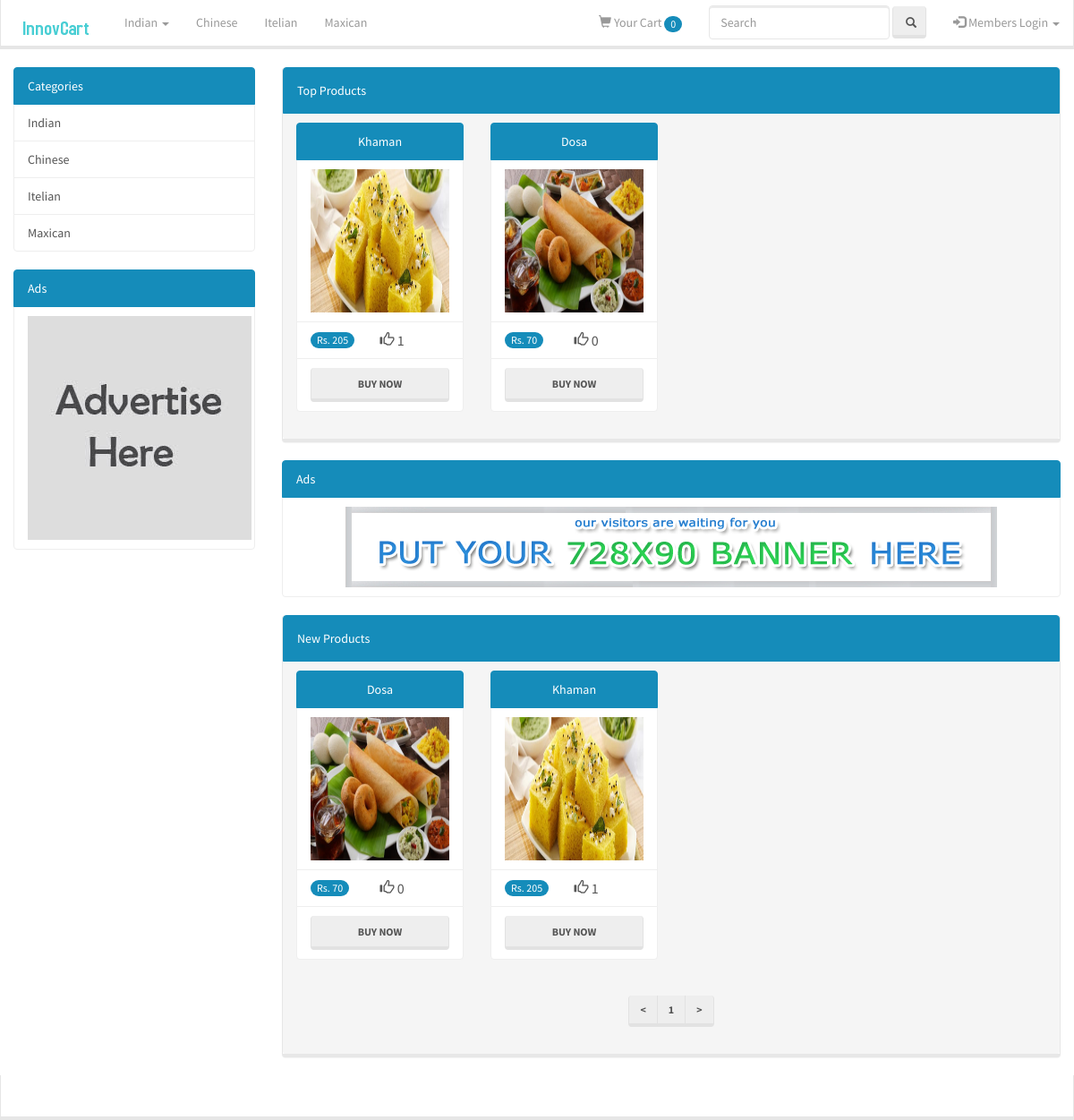
The page / on the database its author committed.
### tables this page shows
CREATE TABLE `website_attrib` (
  `web_name` varchar(100) NOT NULL,
  `web_title` varchar(100) NOT NULL,
  `web_des` text NOT NULL,
  `web_robots` enum('follow,index','nofollow,index','follow,index','nofollow,noindex') NOT NULL DEFAULT 'follow,index',
  `web_copy` varchar(100) NOT NULL,
  `web_keywords` text NOT NULL,
  `web_facebook` varchar(400) NOT NULL,
  `web_id` int(11) NOT NULL,
  `web_fev` varchar(200) DEFAULT NULL,
  `web_logo` varchar(200) DEFAULT NULL,
  `pageviews` int(11) NOT NULL DEFAULT '0',
  `ads_click` int(11) NOT NULL DEFAULT '0'
);

CREATE TABLE `categories` (
  `cat_id` int(11) NOT NULL,
  `cat_name` varchar(100) NOT NULL,
  `cat_robots` enum('follow,index','follow,noindex','nofollow,noindex','nofollow,index') NOT NULL DEFAULT 'follow,index',
  `cat_description` varchar(200) NOT NULL,
  `cat_keywords` varchar(200) NOT NULL
);

CREATE TABLE `ads` (
  `ad_id` int(11) NOT NULL,
  `ad_type` enum('72890','250250','60090','') NOT NULL,
  `ad_link` varchar(200) NOT NULL,
  `ad_imglink` varchar(200) NOT NULL,
  `ad_clicks` int(11) NOT NULL DEFAULT '0'
);

CREATE TABLE `videos` (
  `vid_id` int(11) NOT NULL,
  `subcat_id` int(11) NOT NULL,
  `cat_name` varchar(100) NOT NULL,
  `views` int(11) DEFAULT '0',
  `likes` int(11) NOT NULL DEFAULT '0',
  `snapshot_link` varchar(500) DEFAULT NULL,
  `vid_name` text NOT NULL,
  `vid_keywords` varchar(200) NOT NULL,
  `vid_robots` enum('follow,index','nofollow,index','follow,noindex','nofollow,noindex') NOT NULL DEFAULT 'follow,index',
  `vid_by` varchar(200) NOT NULL,
  `vid_price` float NOT NULL,
  `vid_quant` int(11) NOT NULL,
  `vid_desc` text NOT NULL,
  `vid_color` varchar(20) NOT NULL,
  `vid_weight` varchar(10) NOT NULL,
  `vid_size` varchar(20) NOT NULL
);

### menu.php (the view, shortened to what this page needs)
<nav class="navbar navbar-inverse" style="border-radius: 0px;">
  <div class="container-fluid">
    <div class="navbar-header">
      <a class="navbar-brand" href="index.php"><?php
	  if($weblogo==NULL)
		  echo $website_name;
	  else
		echo '<img src="'.$weblogo.'">'; ?></a>
    </div>
	<?php
	$sql="SELECT * FROM categories";
	$result=$conn->query($sql);
	while($row=$result->fetch_assoc()){
		$catname=$row['cat_name'];
		$subsql="SELECT * FROM subcat WHERE cat_name='$catname'";
		$subresult=$conn->query($subsql);
		echo '<ul class="nav navbar-nav">
				<li class="dropdown">';
		if($subresult->num_rows > 0){
			echo '<a class="dropdown-toggle" data-toggle="dropdown"> '.$row['cat_name'];
			echo'		<span class="caret"></span></a>
				<ul class="dropdown-menu" style="width:200%">';
			echo'</ul></a> ';
		}else{
			echo '<a href="viewsubcat.php?catid='.$row['cat_name'].'"> '.$row['cat_name'].'</a>';
		}
		echo '
			  </li>
			</ul>';
	}
	?>
    <ul class="nav navbar-nav navbar-right">
		  <?php
			echo '<li class="dropdown">
					  <a href="showcart.php"  ><span class="glyphicon glyphicon-shopping-cart"></span> Your Cart <span class="badge"><div id="added">';
					  if(isset($_SESSION['shop_cart'])){
						  echo count($_SESSION['shop_cart']);
					  }else{
						  echo '0';
					  }
					  echo '</div></span></a>
					  </li>';
		  ?>
		<li>
			   <form class="navbar-form navbar-left" action="search.php" method="GET">
			  <div class="form-group">
				<input type="text" class="form-control" placeholder="Search" name="term">
			  </div>
			  <button type="submit" class="btn btn-default"><span class="glyphicon glyphicon-search" style="padding:15%;"></span></button>
			</form>
		</li>
		<?php
			if(isset($_SESSION['username'])){
				echo '<li class="dropdown">
					  <a class="dropdown-toggle" data-toggle="dropdown"><span class="glyphicon glyphicon-user"></span> '.$_SESSION['username'].'
						<span class="caret"></span></a>
						<ul class="dropdown-menu" style="width:200%">
						<div class="list-group">
									<a href="profile.php" class="list-group-item">Profile</a>
									<a href="likehistory.php" class="list-group-item">Liked Products</a>
									<a href="viewhistory.php" class="list-group-item">Watched Products</a>
									<a href="orders.php" class="list-group-item">Your Orders</a>
									<a href="usersetting.php" class="list-group-item">Settings</a>
								  <a href="logout.php" class="list-group-item" id="tlogin" name="tlogin">Logout</a>
						</div>
						</ul>
					  </li>';
			}else{
				echo '<li class="dropdown">
					  <a class="dropdown-toggle" data-toggle="dropdown"><span class="glyphicon glyphicon-log-in"></span> Members Login
						<span class="caret"></span></a>
						<ul class="dropdown-menu" style="width:200%">
							<form role="form" method="POST" action="index.php" class="col-sm-12">
							<li>
										<div class="form-group">
									<label for="temail">Email address:</label>
									<input type="email" class="form-control" id="temail" name="temail">
								  </div>
							</li>
							<li>
							<div class="form-group">
									<label for="tpwd">Password:</label>
									<input type="password" class="form-control" id="tpwd" name="tpwd">
								  </div>
							</li>
							<li>
								  <button type="submit" class="btn btn-info" id="tlogin" name="tlogin">Login</button>
								  <a href="register.php" class="btn btn-info">Register</a>
								  <a href="forgot.php" class="btn btn-info">Forgot Password</a>
							</li>
							</form>
						</ul>
					  </li>';
			}
		?>
    </ul>
  </div>
</nav>

### index.php (shortened to what this page needs)
<html>
	<?php include('conn/conn.php'); ?>
	<?php include('head.php'); ?>
	<body>
		<?php include('menu.php'); ?>
		<div class="container-fluid">
			<div class="row">
				<div class="col-sm-3">
					<?php include('leftbar.php'); ?>
					<?php include('leftads.php');?>
				</div>
				<div class="col-sm-9">
					<?php include('features.php'); ?>
					<?php include('midads.php'); ?>
					<?php include('newproduct.php'); ?>
			<div class="row">
				<?php include('footer.php'); ?>
			</div>
	</body>
</html>

### head.php (shortened to what this page needs)
<?php
	$sql="SELECT * FROM website_attrib";
	$result=$conn->query($sql);
	if($result->num_rows > 0)
	{
		while($row=$result->fetch_assoc()){
			$weblogo=$row['web_logo'];
		}
	}else{
		echo '<h1>Please Set Your Website Attributes From Admin Panel</h1>';
	}
?>
<head>
		<link rel="stylesheet" href="css/style.css">
</head>

### leftbar.php (shortened to what this page needs)
<?php
	$sql="SELECT * FROM categories";
	$result=$conn->query($sql);
	echo ' <ul class="list-group">
	<li class="list-group-item active">Categories</li>
	';
	if($result->num_rows > 0){
		while($row=$result->fetch_assoc()){
			echo '<a href="viewsubcat.php?catid='.$row['cat_name'].'" class="list-group-item">'.$row['cat_name'].'</a>';
		}
	}else{
		echo '<li class="list-group-item">No Categories</li>';
	}
		echo '</ul>';
?>

### leftads.php (shortened to what this page needs)
<?php
$sql="SELECT * FROM ads WHERE ad_type='250250'";
$result=$conn->query($sql);
if($result->num_rows > 0)
{
	while($row=$result->fetch_assoc()){
		echo '<ul class="list-group">
	<li class="list-group-item active">Ads</li>
		<a href="'.$row['ad_link'].'" class="list-group-item" onclick="count1();" target="_blank"><center><img src="'.$row['ad_imglink'].'" /></center></a>
</ul>';
	}
}
?>

### features.php (shortened to what this page needs)
<div class="panel panel-primary">
  <div class="panel-body list-group-item active">Top Products</div>
  <div class="panel-footer">
	<div class="row">
	<?php
	$sql="SELECT * FROM videos ORDER BY views DESC LIMIT 4";
	$result=$conn->query($sql);
	if($result->num_rows > 0){
		while($row=$result->fetch_assoc()){
			echo '<a class="col-sm-3" style="text-decoration:none;" title="'.$row['vid_name'].'" href="showproduct.php?id='.$row['vid_id'].'">
			<div class="list-group">
			  <div class="list-group-item active" align="center">';
				if(strlen($row['vid_name']) > 20){
					echo substr($row['vid_name'],0,17).'...';
				}else{
					echo $row['vid_name'];
				}
			  echo '</div>
			  <div class="list-group-item" align="center"><img src="';
			  if($row['snapshot_link']==NULL){
				  echo './images/products/default.png';
			  }else{
				  echo $row['snapshot_link'];
			  }
			  echo '" style="height: 20%;width: 100%;"></div>
			  <div class="list-group-item"><table style="width:100%"><tbody><tr><th></th><td width="50%"><span class="badge">Rs. '.$row['vid_price'].'</span></a></td><td width="50%"><b><span class="glyphicon glyphicon-thumbs-up"></span> </b>'.$row['likes'].'</td></tr></tbody></table></div>
			   <div class="list-group-item"><table style="width:100%"><tbody><tr><th></th><td><a href="showproduct.php?id='.$row['vid_id'].'" class="btn btn-default btn-block">Buy Now</a></td></tr></tbody></table></div>
			</div>
			</a>';
		}
	}else{
		echo "<center>New Product till now</center>";
	}
	?>
</div>
  </div>

### midads.php (shortened to what this page needs)
<?php
$sql="SELECT * FROM ads WHERE ad_type='72890'";
$result=$conn->query($sql);
if($result->num_rows > 0)
{
	while($row=$result->fetch_assoc()){
		echo '<ul class="list-group">
	<li class="list-group-item active">Ads</li>
		<a href="'.$row['ad_link'].'" class="list-group-item" onclick="count2();" target="_blank"><center><img src="'.$row['ad_imglink'].'" /></center></a>
</ul>';
	}
}
?>

### newproduct.php (shortened to what this page needs)
<div class="panel panel-primary">
  <div class="panel-body list-group-item active">New Products</div>
  <div class="panel-footer">
	<div class="row">
	<?php
					$num_rec_per_page=12;
					if (isset($_GET["page"])) { $page  = $_GET["page"]; } else { $page=1; };
					$start_from = ($page-1) * $num_rec_per_page;
					$sql = "SELECT * FROM videos ORDER BY vid_id DESC LIMIT $start_from, $num_rec_per_page";
					$rs_result = $conn->query($sql);
					if($rs_result->num_rows>0){
					while ($row =$rs_result->fetch_assoc()) {
							echo '<a class="col-sm-3" style="text-decoration:none;" title="'.$row['vid_name'].'" href="showvideo.php?id='.$row['vid_id'].'">
								<div class="list-group">
								  <div class="list-group-item active" align="center">';
									if(strlen($row['vid_name']) > 20){
										echo substr($row['vid_name'],0,17).'...';
									}else{
										echo $row['vid_name'];
									}
								  echo '</div>
								  <div class="list-group-item" align="center"><img src="';
								   if($row['snapshot_link']==NULL){
				  echo './images/products/default.png';
			  }else{
				  echo $row['snapshot_link'];
			  }
			  echo '" style="height: 20%;width: 100%;"></div>
			  <div class="list-group-item"><table style="width:100%"><tbody><tr><th></th><td width="50%"><span class="badge">Rs. '.$row['vid_price'].'</span></a></td><td width="50%"><b><span class="glyphicon glyphicon-thumbs-up"></span> </b>'.$row['likes'].'</td></tr></tbody></table></div>
			   <div class="list-group-item"><table style="width:100%"><tbody><tr><th></th><td><a href="showproduct.php?id='.$row['vid_id'].'" class="btn btn-default btn-block">Buy Now</a></td></tr></tbody></table></div>
			</div>
			</a>';
					}
					}else{
						echo '<center>No Item in this category.</center>';
					}
				?>
	<div class="row">
		<center>
			<ul class="pagination">
				<?php
					$sql = "SELECT * FROM videos ORDER BY vid_id DESC";
					$rs_result = $conn->query($sql);
					$total_records = $rs_result->num_rows;
					$total_pages = ceil($total_records / $num_rec_per_page);
					if($total_records>0)
					echo "<li><a href='index.php?&page=1'>".'<'."</a></li> ";
					for ($i=1; $i<=$total_pages; $i++) {
								echo "<li><a href='index.php?&page=".$i."'>".$i."</a></li> ";
					};
					if($total_records>0)
					echo "<li><a href='index.php?&page=$total_pages'>".'>'."</a></li> ";
				?>
			</ul></center>
</div>

### footer.php (shortened to what this page needs)
<nav class="navbar navbar-inverse" style="border-radius:0px;margin-bottom:0px;">
    <center><h4 style="color:white;">
    </h4></center>
</nav>

### rows shown on the page
website_attrib: web_logo (picture)
categories: cat_name "Indian"
categories: cat_name "Chinese"
categories: cat_name "Itelian"
categories: cat_name "Maxican"
ads: ad_imglink (picture)
videos: vid_name "Khaman", snapshot_link (picture), vid_price "205", likes "1"
videos: vid_name "Dosa", snapshot_link (picture), vid_price "70", likes "0"
ads: ad_imglink (picture)
